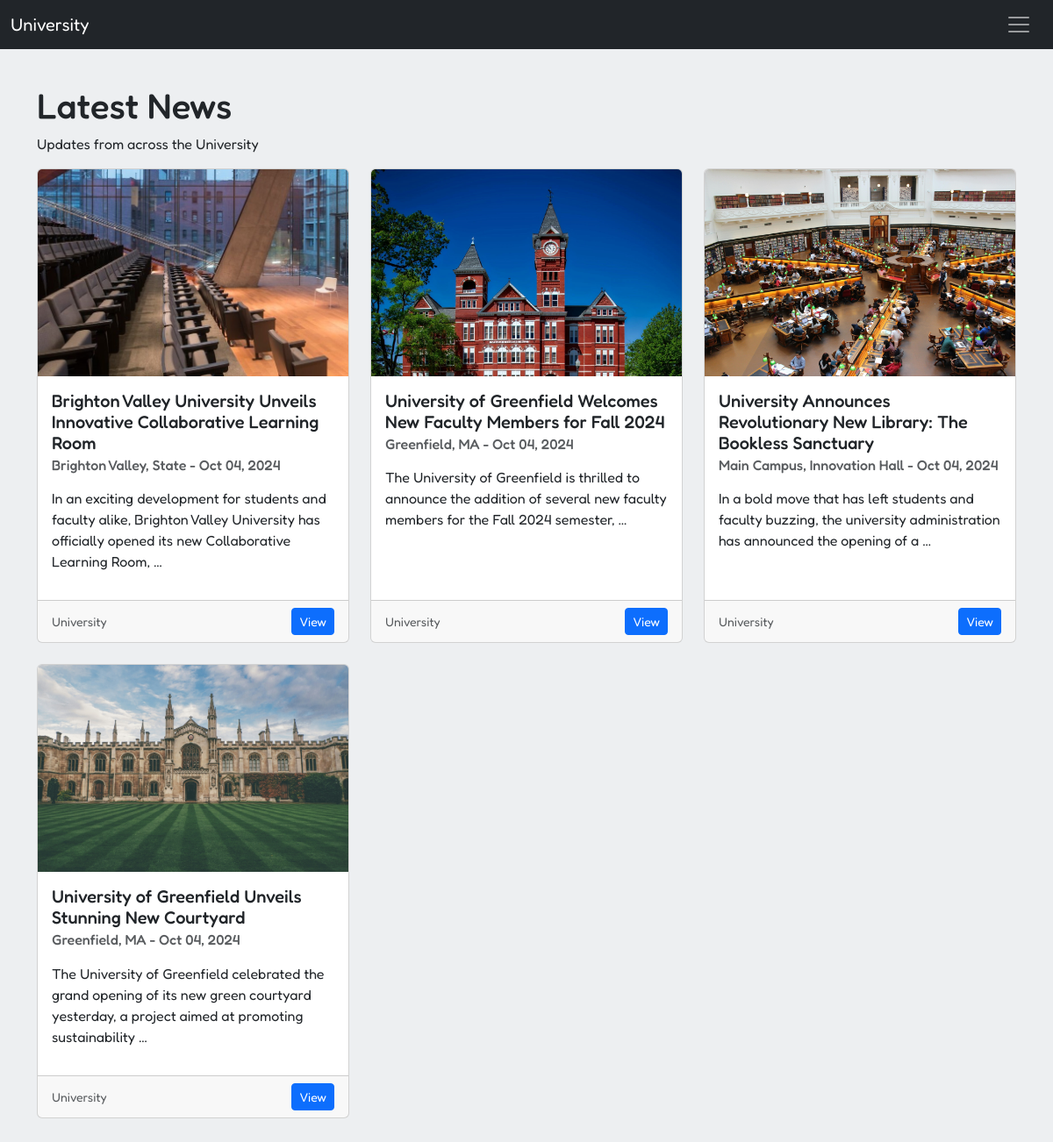
Page /news/ on the committed database.
### main/models.py (models this page shows, shortened)
class New(models.Model):
	title = models.CharField(max_length=255)
	author = models.ForeignKey(to=User, on_delete=models.CASCADE)
	attract = models.TextField(blank=True, null=True, max_length=510)
	image = models.ImageField(upload_to='uploads/news', blank=True, null=True)
	category = models.ForeignKey(to='Category', on_delete=models.CASCADE)
	tags = models.ManyToManyField(to='Tag', related_name='news')
	location = models.CharField(max_length=255, blank=True, null=True)
	location_URL = models.URLField(blank=True, null=True)
	content = models.TextField()
	views = models.PositiveIntegerField(default=0)
	is_published = models.BooleanField(default=False)
	publish_date = models.DateTimeField(blank=True, null=True)
	created_at = models.DateTimeField(auto_now_add=True)
	updated_at = models.DateTimeField(auto_now=True)

class Category(models.Model):
	class Meta:
		verbose_name = 'Category'
		verbose_name_plural = 'Categories'
	name = models.CharField(max_length=128)
	slug = models.SlugField(max_length=128, unique=True, blank=True, null=True)
	def __str__(self) -> str:
		return self.name

### main/views.py (the view)
# urls.py: path('news/', views.news, name='news'),
def news(request):
	news = models.New.objects.order_by('-updated_at')
	return render(request, 'main/news.htm', {'news': news})

### main/templatetags/mark.py (called while the page is built)
@register.filter
def markdownify(text):
	return markdown.markdown(text)

### templates/main/news.htm (shortened to what this page needs)
{% extends 'base.htm' %}
{% load mark %}
{% block content %}
    {% if news %}
        <h1>Latest News</h1>
        <p>Updates from across the University</p>
        <div class="row row-cols-1 row-cols-md-2 row-cols-lg-3 g-4">
            {% for new in news %}
                <div class="col">
                    <div class="card h-100">
                        <img src="{{ new.image.url }}" class="card-img-top" alt="{{ new.location }}">
                        <div class="card-body">
                            <h5 class="card-title">{{ new.title }}</h5>
                            <h6 class="card-subtitle mb-2 text-body-secondary">{{ new.location }} - {{ new.created_at|date:"M d, Y" }}</h6>
                            <p class="card-text">{{ new.content|truncatewords:20|markdownify|safe }}</p>
                        </div>
                        <div class="card-footer d-flex align-items-center justify-content-between">
                            <small class="text-body-secondary">{{ new.category }}</small>
                            <a href="{% url 'new' new.pk %}" class="btn btn-sm btn-primary">View</a>
                        </div>
                    </div>
                </div>
            {% endfor %}
        </div>
    {% endif %}
{% endblock %}

### static/css/custom.css (style rules this page uses)
* { font-family: "Fredoka", sans-serif; }
:root { --main-bg: #edeff1; --header-bg: #001F3F; --navbar-bg: #2C3E50; --section-bg: #FFFFFF; --footer-bg: #343A40; --accent-bg: #FFC72C; --white: #fff; }
body { background: var(--main-bg); }

### rows in the picture
New: image (picture), title "Brighton Valley University Unveils Innovative Collaborative Learning Room", location "Brighton Valley, State", created_at "Oct 04, 2024", content "In an exciting development for students and faculty alike, Brighton Valley University has officially opened its new Collaborative Learning Room, …", category "University"
New: image (picture), title "University of Greenfield Welcomes New Faculty Members for Fall 2024", location "Greenfield, MA", created_at "Oct 04, 2024", content "The University of Greenfield is thrilled to announce the addition of several new faculty members for the Fall 2024 semester, …", category "University"
New: image (picture), title "University Announces Revolutionary New Library: The Bookless Sanctuary", location "Main Campus, Innovation Hall", created_at "Oct 04, 2024", content "In a bold move that has left students and faculty buzzing, the university administration has announced the opening of a …", category "University"
New: image (picture), title "University of Greenfield Unveils Stunning New Courtyard", location "Greenfield, MA", created_at "Oct 04, 2024", content "The University of Greenfield celebrated the grand opening of its new green courtyard yesterday, a project aimed at promoting sustainability …", category "University"
